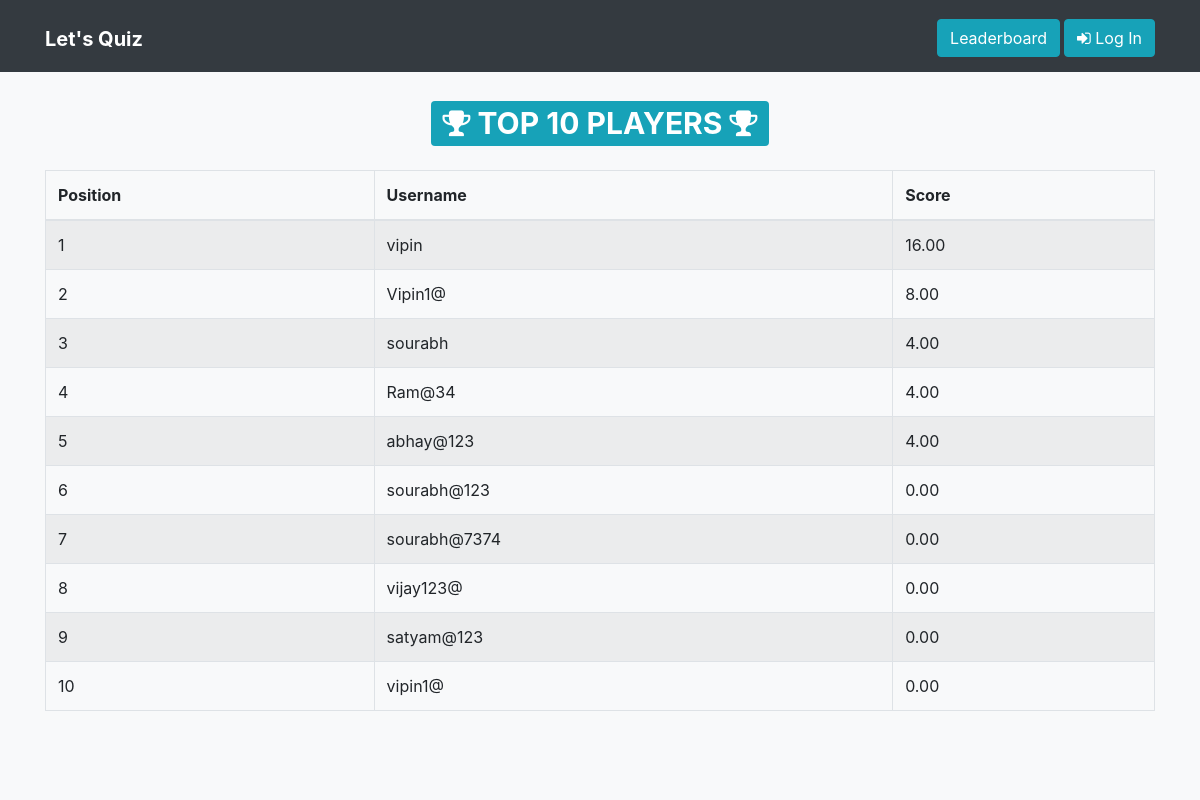
Page /leaderboard/ on the committed database.
### quiz/models.py (models this page shows, shortened)
class QuizProfile(TimeStampedModel):
    user = models.OneToOneField(User, on_delete=models.CASCADE)
    total_score = models.DecimalField(_('Total Score'), default=0, decimal_places=2, max_digits=10)

### quiz/views.py (the view)
# urls.py: url(r'^leaderboard/$', views.leaderboard, name='leaderboard'),
def leaderboard(request):
    top_quiz_profiles = QuizProfile.objects.order_by('-total_score')[:500]
    total_count = top_quiz_profiles.count()
    context = {
        'top_quiz_profiles': top_quiz_profiles,
        'total_count': total_count,
    }
    return render(request, 'quiz/leaderboard.html', context=context)

### templates/quiz/leaderboard.html (shortened to what this page needs)
{% extends 'base.html' %}
{% block content %}
<div class="container">
    <h1 class="text-center my-4"><span class="badge badge-info"><i class="fa fa-trophy" aria-hidden="true"></i> TOP {{ total_count }} PLAYERS <i class="fa fa-trophy" aria-hidden="true"></i></span></h1>
    <table class="table table-striped table-bordered">
        <thead>
            <tr>
                <th>Position</th>
                <th>Username</th>
                <th>Score</th>
            </tr>
        </thead>
        <tbody>
            {% for quiz_profile in top_quiz_profiles %}
            <tr>
                <td>{{ forloop.counter }}</td>
                <td>{{ quiz_profile.user.username }}</td>
                <td>{{ quiz_profile.total_score }}</td>
            </tr>
            {% endfor %}
        </tbody>
    </table>
</div>
{% endblock content %}

### templates/base.html (shortened to what this page needs)
{% load static %}
<!doctype html>
<html lang="en">
<head>
    <link rel="stylesheet" href="https://maxcdn.bootstrapcdn.com/bootstrap/4.0.0-beta.2/css/bootstrap.min.css">
    <link rel="stylesheet" href="https://maxcdn.bootstrapcdn.com/font-awesome/4.7.0/css/font-awesome.min.css">
    <link rel="stylesheet" href="https://maxcdn.bootstrapcdn.com/font-awesome/4.7.0/css/font-awesome.min.css">
    <link rel="stylesheet" href="{% static 'css/main.css' %}">
</head>
<body class="bg-light">
    <nav class="navbar navbar-expand-md navbar-dark bg-dark">
        <div class="container">
            <h1><a href="{% url 'quiz:home' %}" class="navbar-brand">
            <strong>Let's Quiz</strong></a></h1>
            <div class="collapse navbar-collapse justify-content-end " id="navbar">
                {% if not request.user.is_active %}
                <a href="{% url 'quiz:leaderboard' %}" class="btn btn-info mt-1 mx-1">Leaderboard</a>
                <a href="{% url 'quiz:login' %}" class="btn btn-info mt-1"><i class="fa fa-sign-in" aria-hidden="true"></i> Log In</a>
                {% endif %}
            </div>
        </div>
    </nav>
    {% block content %}
    {% endblock content %}
    <footer class="bg-light text-muted py-0">
        <div class="container py-4">
        </div>
    </footer>
</body>
</html>

### rows in the picture
QuizProfile: user.username "vipin", total_score "16.00"
QuizProfile: user.username "Vipin1@", total_score "8.00"
QuizProfile: user.username "sourabh", total_score "4.00"
QuizProfile: user.username "Ram@34", total_score "4.00"
QuizProfile: user.username "abhay@123", total_score "4.00"
QuizProfile: user.username "sourabh@123", total_score "0.00"
QuizProfile: user.username "sourabh@7374", total_score "0.00"
QuizProfile: user.username "vijay123@", total_score "0.00"
QuizProfile: user.username "satyam@123", total_score "0.00"
QuizProfile: user.username "vipin1@", total_score "0.00"

### other values in the picture
{{ total_count }} "10"
